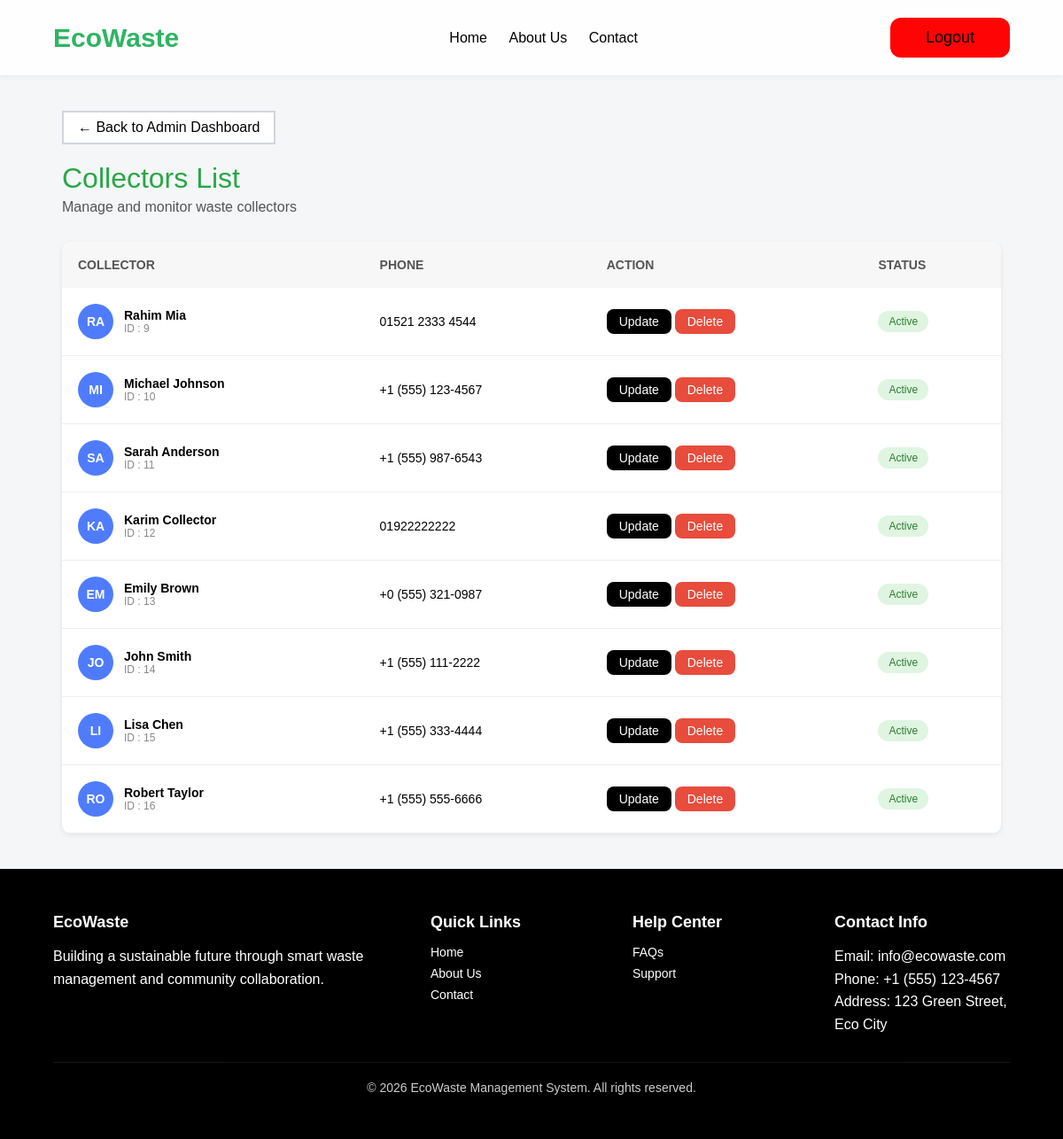
The app's page /pages/Admin/CollectorManagement.php (signed in) with its own data.
### tables this page shows
CREATE TABLE users (
    id INT AUTO_INCREMENT PRIMARY KEY,
    full_name VARCHAR(100) NOT NULL,
    email VARCHAR(100) UNIQUE NOT NULL,
    password VARCHAR(255) NOT NULL,
    role ENUM('ADMIN', 'RESIDENT', 'COLLECTOR', 'CENTER_CONTROLLER') NOT NULL,
    phone VARCHAR(20),
    zone_id INT,
    address TEXT,
    is_active BOOLEAN DEFAULT TRUE,
    created_at TIMESTAMP DEFAULT CURRENT_TIMESTAMP,
    updated_at TIMESTAMP DEFAULT CURRENT_TIMESTAMP ON UPDATE CURRENT_TIMESTAMP,
    FOREIGN KEY (zone_id) REFERENCES zones(id) ON DELETE SET NULL,
    INDEX idx_role (role),
    INDEX idx_zone (zone_id)
);

### pages/Admin/CollectorManagement.php (the view, shortened to what this page needs)
<?php
include '../../dbConnection.php';
include '../../includes/navbar.php';
$collectors = $pdo->query("
    SELECT id, full_name, phone, address, is_active
    FROM users
    WHERE role = 'COLLECTOR'
")->fetchAll(PDO::FETCH_ASSOC);
?>
<link rel="stylesheet" href="CollectorManagement.css">
<div class="container">
<a href="AdminDashboard.php" class="back-admin-btn">← Back to Admin Dashboard</a>
<div class="title">Collectors List</div>
<div class="subtitle">Manage and monitor waste collectors</div>
<div class="table-wrapper">
<table>
<thead>
<tr>
    <th>COLLECTOR</th>
    <th>PHONE</th>
    <th>ACTION</th>
    <th>STATUS</th>
</tr>
</thead>
<tbody>
<?php foreach ($collectors as $c): ?>
<tr>
<td>
    <div class="collector">
        <div class="avatar blue">
            <?= strtoupper(substr($c['full_name'],0,2)) ?>
        </div>
        <div>
            <div class="name"><?= htmlspecialchars($c['full_name']) ?></div>
            <div class="id">ID : <?= $c['id'] ?></div>
        </div>
    </div>
</td>
<td><?= htmlspecialchars($c['phone']) ?></td>
<td>
    <button class="action-btn update"
        onclick="openModal(
            '<?= $c['id'] ?>',
            '<?= htmlspecialchars($c['full_name'], ENT_QUOTES) ?>',
            '<?= htmlspecialchars($c['phone'], ENT_QUOTES) ?>',
            '<?= htmlspecialchars($c['address'], ENT_QUOTES) ?>'
        )">
        Update
    </button>
    <form method="POST" style="display:inline"
          onsubmit="return confirm('Delete this collector?')">
        <button class="action-btn delete" name="delete_collector">Delete</button>
    </form>
</td>
<td>
    <form method="POST" style="display:inline"
          onsubmit="return confirm('Change status?')">
        <button class="status <?= $c['is_active'] ? 'active' : 'inactive' ?>"
                name="toggle_status">
            <?= $c['is_active'] ? 'Active' : 'Inactive' ?>
        </button>
    </form>
</td>
</tr>
<?php endforeach; ?>
</tbody>
</table>
</div>
</div>
<?php include "../../includes/footer.php"; ?>

### includes/navbar.php (shortened to what this page needs)
<!DOCTYPE html>
<html lang="en">
<head>
    <link rel="stylesheet" href="/includes/styles.css">
</head>
<body>
<header>
    <h1 style="color: #2fb463; font-size: 30px;">EcoWaste</h1>
    <nav>
        <a href="/pages/HomePage/home.php">Home</a>
        <a href="#footer">About Us</a>
        <a href="#footer">Contact</a>
    </nav>
    <?php if(isset($_SESSION['user_id'])) : ?>
        <a href="/Auth/logout.php" id="logout-btn">Logout</a>
    <?php else : ?>
        <nav class="login">
            <a href="/Auth/login.php" class="login-btn">Login</a>
        </nav>
     <?php endif; ?>
</header>

### includes/footer.php
<footer id="footer">
    <div class="footer-grid">
        <div>
            <h3>EcoWaste</h3>
            <p>
                Building a sustainable future through smart waste management
                and community collaboration.
            </p>
        </div>
        <div>
            <h3>Quick Links</h3>
            <a href="index.php">Home</a>
            <a href="#footer">About Us</a>
            <a href="#footer">Contact</a>
        </div>
        <div>
            <h3>Help Center</h3>
            <a href="#">FAQs</a>
            <a href="#">Support</a>
        </div>
        <div>
            <h3>Contact Info</h3>
            <p>Email: info@ecowaste.com</p>
            <p>Phone: +1 (555) 123-4567</p>
            <p>Address: 123 Green Street, Eco City</p>
        </div>
    </div>
    <div class="copyright">
        © 2026 EcoWaste Management System. All rights reserved.
    </div>
</footer>
</body>
</html>

### includes/styles.css (style rules this page uses)
header { background: #FEFEFE; padding: 20px 60px; display: flex; justify-content: space-between; align-items: center; color: rgb(0, 0, 0); box-sizing: border-box; box-shadow: 0 2px 5px rgba(0,0,0,0.05); }
header h1 { font-size: 26px; }
nav a { color: rgb(0, 0, 0); text-decoration: none; margin-left: 20px; font-size: 16px; transition: color 0.3s ease; }
#logout-btn { background-color: #ff0404; text-decoration: none; color: #000; padding: 12px 40px; border: none; border-radius: 12px; font-size: 18px; font-weight: 500; cursor: pointer; transition: background-color 0.3s ease; }
footer { background: #000000; color: white; padding: 50px 60px; opacity: 1; margin-top: auto; }
.footer-grid { display: grid; grid-template-columns: 2fr 1fr 1fr 1fr; gap: 30px; color: white; }
.footer-grid p { color: White; line-height: 1.6; }
footer h3 { margin-bottom: 15px; font-size: 18px; font-weight: 600; }
footer a { display: block; color: white; text-decoration: none; margin-bottom: 8px; font-size: 14px; transition: color 0.3s ease; }
.copyright { text-align: center; margin-top: 30px; padding-top: 20px; border-top: 1px solid rgba(255, 255, 255, 0.1); font-size: 14px; opacity: 0.8; }

### pages/Admin/CollectorManagement.css (style rules this page uses)
* { margin: 0; padding: 0; box-sizing: border-box; font-family: Arial, sans-serif; }
body { background: #f4f6f8; }
.container { max-width: 1100px; margin: 40px auto; padding: 0 20px; }
.title { font-size: 32px; color: #28a745; margin-bottom: 5px; }
.subtitle { color: #555; margin-bottom: 30px; }
.back-admin-btn { display: inline-block; margin-bottom: 20px; text-decoration: none; color: #000; padding: 8px 16px; border: 2px solid #d1d5db; background: #fff; }
.table-wrapper { background: #fff; border-radius: 10px; box-shadow: 0 2px 6px rgba(0,0,0,0.08); overflow: hidden; }
table { width: 100%; border-collapse: collapse; }
th { text-align: left; padding: 18px; background: #f7f7f7; font-size: 14px; color: #555; }
td { padding: 18px; font-size: 14px; border-bottom: 1px solid #eee; }
.collector { display: flex; align-items: center; gap: 12px; }
.avatar { width: 40px; height: 40px; border-radius: 50%; background: #4f7cff; color: #fff; display: flex; align-items: center; justify-content: center; font-weight: bold; }
.name { font-weight: bold; }
.id { font-size: 12px; color: #888; }
.action-btn { padding: 6px 14px; border-radius: 8px; font-size: 14px; border: none; cursor: pointer; }
.update { background: #000; color: #fff; }
.delete { background: #e74c3c; color: #fff; }
.status { padding: 5px 12px; border-radius: 12px; font-size: 12px; border: none; cursor: pointer; }
.active { background: #dff5e1; color: #2e7d32; }

### records on screen
users: full_name "RA", full_name "Rahim Mia", id "9", phone "01521 2333 4544", is_active "Active"
users: full_name "MI", full_name "Michael Johnson", id "10", phone "+1 (555) 123-4567", is_active "Active"
users: full_name "SA", full_name "Sarah Anderson", id "11", phone "+1 (555) 987-6543", is_active "Active"
users: full_name "KA", full_name "Karim Collector", id "12", phone "01922222222", is_active "Active"
users: full_name "EM", full_name "Emily Brown", id "13", phone "+0 (555) 321-0987", is_active "Active"
users: full_name "JO", full_name "John Smith", id "14", phone "+1 (555) 111-2222", is_active "Active"
users: full_name "LI", full_name "Lisa Chen", id "15", phone "+1 (555) 333-4444", is_active "Active"
users: full_name "RO", full_name "Robert Taylor", id "16", phone "+1 (555) 555-6666", is_active "Active"
